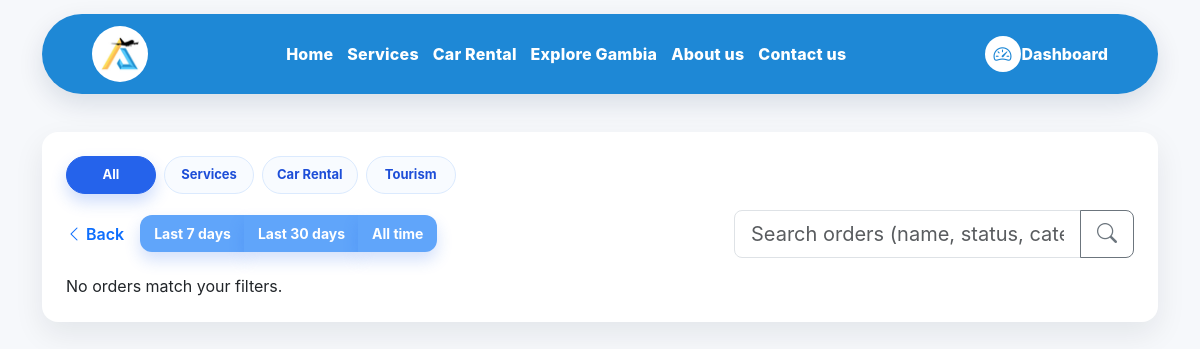
The page /orders/ (signed in) on the database as committed earlier.
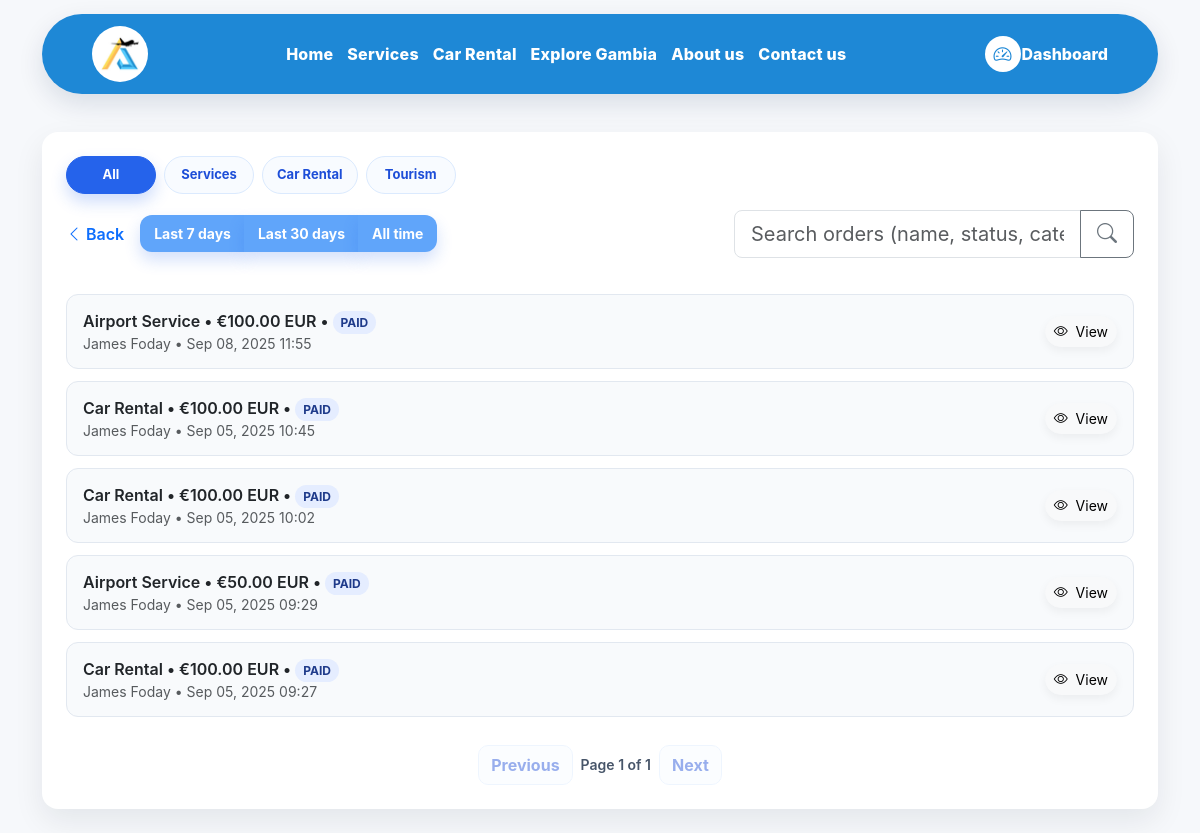
The same page on the database as committed later.
### apps/orders/models.py (models this page shows, shortened)
class Order(models.Model):
    class Category(models.TextChoices):
        AIRPORT_SERVICE = "AIRPORT_SERVICE", "Airport Service"
        CAR_RENTAL = "CAR_RENTAL", "Car Rental"
    class Status(models.TextChoices):
        PENDING = "PENDING", "Pending"
        PAID = "PAID", "Paid"
        CANCELED = "CANCELED", "Canceled"
        REFUNDED = "REFUNDED", "Refunded"
    user = models.ForeignKey(
        settings.AUTH_USER_MODEL,
        null=True,
        blank=True,
        on_delete=models.SET_NULL,
        related_name="aircar_orders",       # <-- unique reverse name
        related_query_name="aircar_order",  # <-- unique query name
        help_text="User who placed the order (optional).",
    )
    category = models.CharField(max_length=32, choices=Category.choices, db_index=True)
    amount = models.DecimalField(max_digits=10, decimal_places=2)
    currency = models.CharField(max_length=3, default="EUR")
    status = models.CharField(
        max_length=16, choices=Status.choices, default=Status.PAID, db_index=True
    )
    customer_name = models.CharField(max_length=150, blank=True, default="")
    created_at = models.DateTimeField(auto_now_add=True, db_index=True)
    meta = models.JSONField(default=dict, blank=True)
    class Meta:
        ordering = ["-created_at"]
        indexes = [
            models.Index(fields=["category", "created_at"]),
            models.Index(fields=["status", "created_at"]),
            models.Index(fields=["user", "created_at"]),  # helpful for user-history queries
        ]

### apps/orders/views.py (the view)
# urls.py: path("", orders_list, name="list"),
@login_required
def orders_list(request: HttpRequest):
    q = (request.GET.get("q") or "").strip()
    date_range = (request.GET.get("range") or "").lower()
    tab = (request.GET.get("tab") or "all").lower()
    valid_tabs = {"all", "service", "car", "tourism"}
    if tab not in valid_tabs:
        tab = "all"
    if tab == "tourism":
        qs = PlaceBooking.objects.select_related("place").order_by("-created_at")
        if q:
            qs = qs.filter(
                Q(full_name__icontains=q)
                | Q(email__icontains=q)
                | Q(phone__icontains=q)
                | Q(status__icontains=q)
                | Q(place__name__icontains=q)
            )
    else:
        qs = Order.objects.all().order_by("-created_at")
        if tab == "service":
            qs = qs.filter(category=Order.Category.AIRPORT_SERVICE)
        elif tab == "car":
            qs = qs.filter(category=Order.Category.CAR_RENTAL)
        if q:
            qs = qs.filter(
                Q(customer_name__icontains=q)
                | Q(status__icontains=q)
                | Q(category__icontains=q)
            )
    if date_range in {"week", "7"}:
        since = timezone.now() - timedelta(days=7)
        qs = qs.filter(created_at__gte=since)
    elif date_range in {"month", "30"}:
        since = timezone.now() - timedelta(days=30)
        qs = qs.filter(created_at__gte=since)
    page_obj = Paginator(qs, 15).get_page(request.GET.get("page"))
    return render(request, "orders/orders_list.html", {
        "q": q,
        "date_range": date_range,
        "tab": tab,
        "page_obj": page_obj,
    })

### apps/orders/templates/orders/orders_list.html (shortened to what the changed rows need)
{% extends "base.html" %}
{% load static %}
{% block extra_head %}
<link rel="stylesheet" href="{% static 'css/dashboard.css' %}">
{% endblock %}
{% block content %}
<div class="orders-wrap container py-4">
  <div class="orders-card card p-4 round-24">
    <div class="orders-tabs mb-3" role="tablist" aria-label="Order categories">
      <a href="{% url 'orders:list' %}?tab=all{% if q %}&q={{ q }}{% endif %}{% if date_range %}&range={{ date_range }}{% endif %}"
         class="orders-tab {% if tab == 'all' %}is-active{% endif %}">
      </a>
      <a href="{% url 'orders:list' %}?tab=service{% if q %}&q={{ q }}{% endif %}{% if date_range %}&range={{ date_range }}{% endif %}"
         class="orders-tab {% if tab == 'service' %}is-active{% endif %}">
      </a>
      <a href="{% url 'orders:list' %}?tab=car{% if q %}&q={{ q }}{% endif %}{% if date_range %}&range={{ date_range }}{% endif %}"
         class="orders-tab {% if tab == 'car' %}is-active{% endif %}">
      </a>
      <a href="{% url 'orders:list' %}?tab=tourism{% if q %}&q={{ q }}{% endif %}{% if date_range %}&range={{ date_range }}{% endif %}"
         class="orders-tab {% if tab == 'tourism' %}is-active{% endif %}">
      </a>
    </div>
    <div class="orders-top d-flex align-items-center flex-wrap gap-3 mb-3">
      <a href="/dashboard/" class="orders-back d-inline-flex align-items-center text-decoration-none">
      </a>
      <div class="orders-filters btn-group" role="group" aria-label="Range filters">
      </div>
      <form method="get" class="orders-search ms-auto">
      </form>
    </div>
    {% if page_obj and page_obj.object_list %}
      <div class="orders-list mt-2">
        {% if tab == 'tourism' %}
          {% for b in page_obj.object_list %}
            <div class="list-tile d-flex align-items-center justify-content-between">
              <div class="tile-left">
                <div class="tile-line fw-semibold">
                  {{ b.place.name }}
                  • {{ b.travelers }} traveler{{ b.travelers|pluralize }}
                  • <span class="order-status badge-soft">{{ b.get_status_display|default:b.status }}</span>
                </div>
                <div class="tile-sub text-muted small">
                  {{ b.full_name|default:"—" }} • {{ b.email|default:"—" }} • {{ b.travel_date|date:"M d, Y" }}
                </div>
              </div>
              <div class="tile-right">
                <a href="{% url 'explore:place_detail' b.place.slug %}" class="btn btn-light btn-sm tile-view-btn">
                  <i class="bi bi-eye me-1"></i> View Place
                </a>
              </div>
            </div>
          {% endfor %}
        {% else %}
          {% for o in page_obj.object_list %}
            <div class="list-tile d-flex align-items-center justify-content-between">
              <div class="tile-left">
                <div class="tile-line fw-semibold">
                  {{ o.get_category_display|default:o.category }}
                  • €{{ o.amount }} {{ o.currency|default:"" }}
                  • <span class="order-status badge-soft">{{ o.status|default:"—" }}</span>
                </div>
                <div class="tile-sub text-muted small">
                  {{ o.customer_name|default:"—" }} • {{ o.created_at|date:"M d, Y H:i" }}
                </div>
              </div>
              <div class="tile-right">
                <a href="{% url 'orders:detail' o.id %}" class="btn btn-light btn-sm tile-view-btn">
                  <i class="bi bi-eye me-1"></i> View
                </a>
              </div>
            </div>
          {% endfor %}
        {% endif %}
      </div>
      <nav class="orders-pager d-flex gap-2 justify-content-center mt-3" aria-label="Orders pages">
        <a class="page-link-soft {% if not page_obj.has_previous %}is-disabled{% endif %}"
           href="{% if page_obj.has_previous %}?tab={{ tab }}&q={{ q }}&range={{ date_range }}&page={{ page_obj.previous_page_number }}{% else %}#{% endif %}">
          Previous
        </a>
        <span class="page-info">Page {{ page_obj.number }} of {{ page_obj.paginator.num_pages }}</span>
        <a class="page-link-soft {% if not page_obj.has_next %}is-disabled{% endif %}"
           href="{% if page_obj.has_next %}?tab={{ tab }}&q={{ q }}&range={{ date_range }}&page={{ page_obj.next_page_number }}{% else %}#{% endif %}">
          Next
        </a>
      </nav>
    {% else %}
      <div class="empty">
        {% if tab == 'tourism' %}
          No tourism bookings match your filters.
        {% else %}
          No orders match your filters.
        {% endif %}
      </div>
    {% endif %}
  </div>
</div>
{% endblock %}

Rows that differ between the two databases and show on the page:
added Order: category "Airport Service", amount "100.00", currency "EUR", status "PAID", customer_name "James Foday", created_at "Sep 08, 2025 11:55"
added Order: category "Car Rental", amount "100.00", currency "EUR", status "PAID", customer_name "James Foday", created_at "Sep 05, 2025 10:45"
added Order: category "Car Rental", amount "100.00", currency "EUR", status "PAID", customer_name "James Foday", created_at "Sep 05, 2025 10:02"
added Order: category "Airport Service", amount "50.00", currency "EUR", status "PAID", customer_name "James Foday", created_at "Sep 05, 2025 09:29"
added Order: category "Car Rental", amount "100.00", currency "EUR", status "PAID", customer_name "James Foday", created_at "Sep 05, 2025 09:27"
Other text that changed with them:
{{ page_obj.number }}: (not shown) → "1"
{{ page_obj.paginator.num_pages }}: (not shown) → "1"
text no longer shown: "No orders match your filters."
text now shown: "Previous Page of Next"
